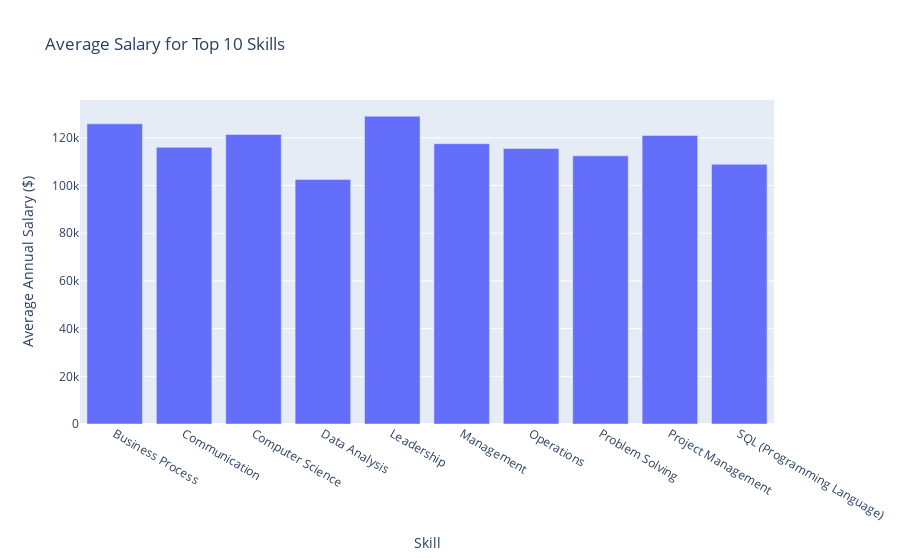

Write notebook code for a chart like this one.
### Markdown cell above
#### 5.1.2 Top Skills vs. Average Salary

### Code cell
# 5.1.2 Visual - Skills vs. Salary
import plotly.express as px
import ast

# This function safely converts the string of a list into an actual list
def parse_skills(skill_list_str):
    try:
        return ast.literal_eval(skill_list_str)
    except (ValueError, SyntaxError):
        return []

# Create a new column with the cleaned lists of skills
df['SKILLS_LIST'] = df['SKILLS_NAME'].apply(parse_skills)

# Create a new DataFrame where each skill gets its own row
df_skills_exploded = df.explode('SKILLS_LIST')

# --- Now, create the chart using the cleaned data ---
top_10_skills_by_count = df_skills_exploded['SKILLS_LIST'].value_counts().nlargest(10).index
df_top_skills = df_skills_exploded[df_skills_exploded['SKILLS_LIST'].isin(top_10_skills_by_count)]

avg_salary_for_top_skills = df_top_skills.groupby('SKILLS_LIST')['SALARY'].mean().reset_index()

fig2 = px.bar(
    avg_salary_for_top_skills,
    x='SKILLS_LIST',
    y="SALARY",
    title="Average Salary for Top 10 Skills",
    labels={'SKILLS_LIST': "Skill", "SALARY": "Average Annual Salary ($)"}
)
fig2.show()
fig2.write_image("figures/topskills_salary.png", scale=2)

### Figure 1 — Plotly figure (JSON) as saved in the notebook; plotly's stock layout.template omitted (floating-point values rounded to 4 significant figures)
{"data": [{"hovertemplate": "Skill=%{x}<br>Average Annual Salary ($)=%{y}<extra></extra>", "legendgroup": "", "marker": {"color": "#636efa", "pattern": {"shape": ""}}, "name": "", "orientation": "v", "showlegend": false, "textposition": "auto", "type": "bar", "x": ["Business Process", "Communication", "Computer Science", "Data Analysis", "Leadership", "Management", "Operations", "Problem Solving", "Project Management", "SQL (Programming Language)"], "xaxis": "x", "y": [125900.0, 116000.0, 121400.0, 102600.0, 129100.0, 117500.0, 115500.0, 112400.0, 121000.0, 108900.0], "yaxis": "y"}], "layout": {"barmode": "relative", "legend": {"tracegroupgap": 0}, "title": {"text": "Average Salary for Top 10 Skills"}, "xaxis": {"anchor": "y", "domain": [0, 1], "title": {"text": "Skill"}}, "yaxis": {"anchor": "x", "domain": [0, 1], "title": {"text": "Average Annual Salary ($)"}}}}
